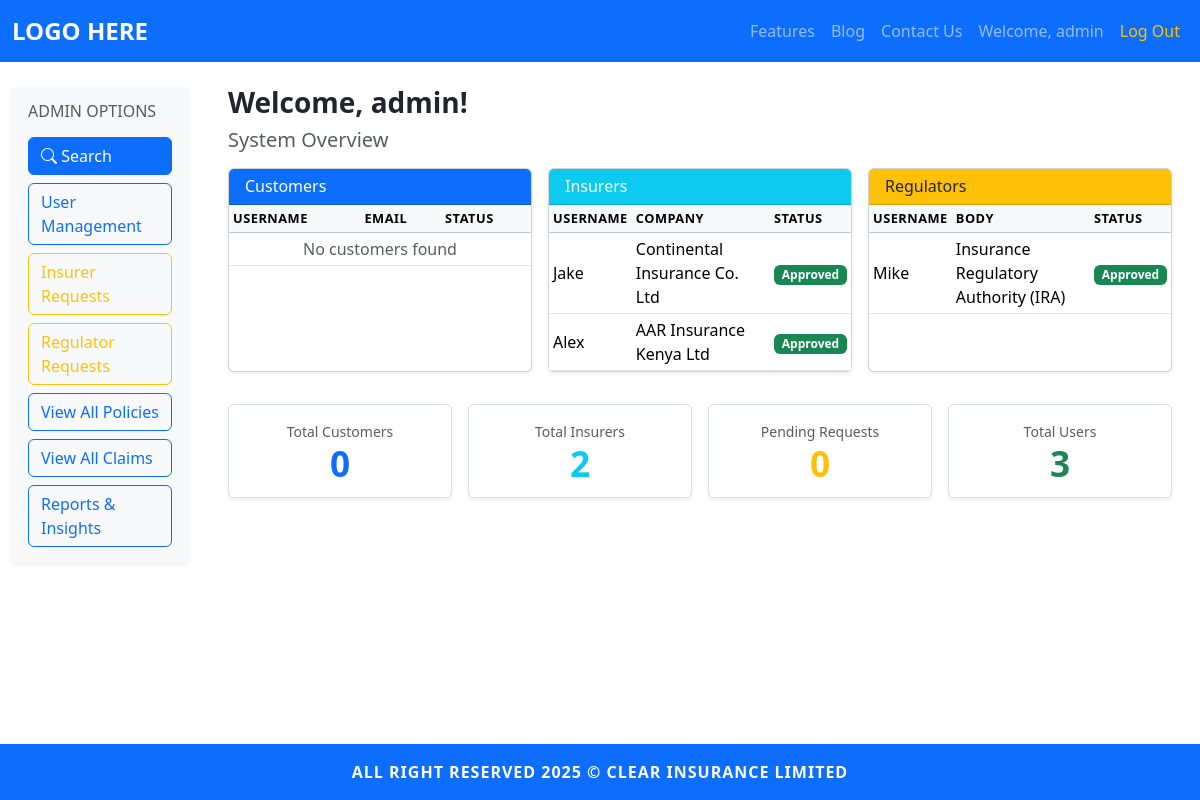
/admin/dashboard (signed in), run on an earlier commit of the app's database.
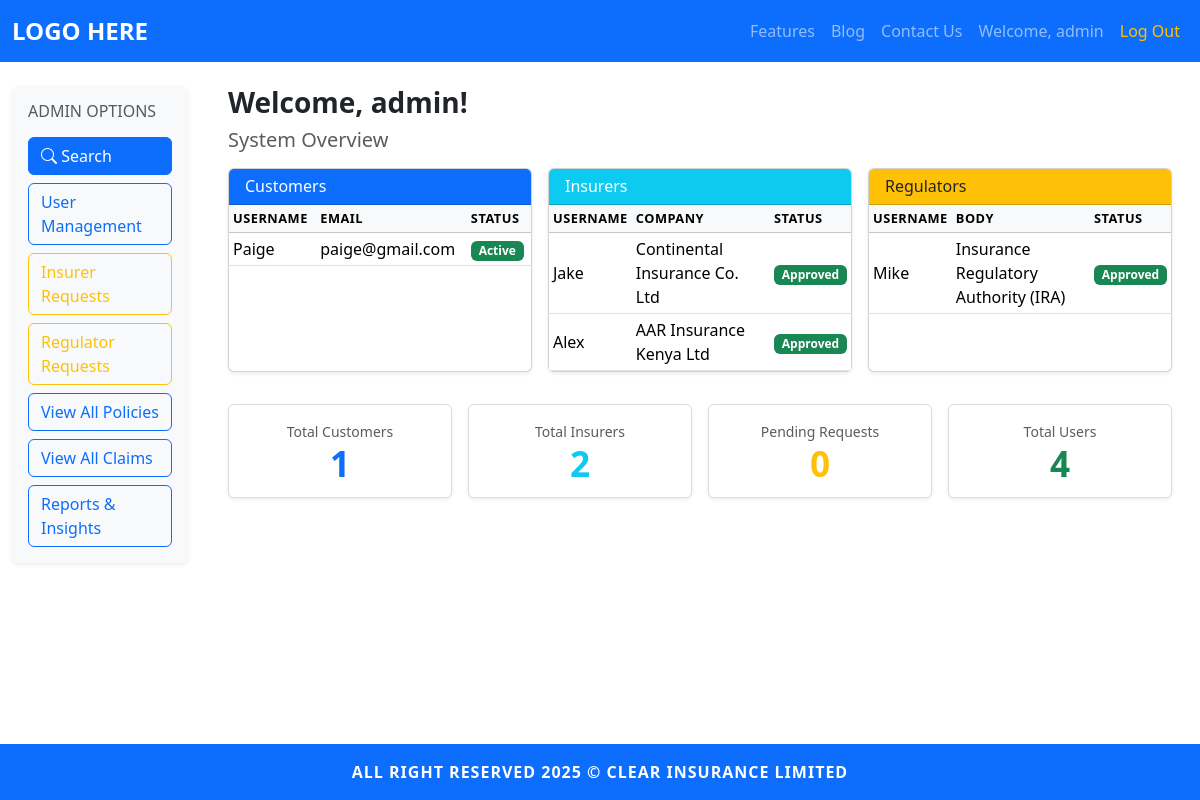
And on a later commit of the database.
### models.py (models this page shows, shortened)
class Insurer(UserMixin, db.Model):
	id = db.Column(db.Integer, primary_key=True)
	username = db.Column(db.String(150), unique=True, nullable=False)
	email = db.Column(db.String(150), unique=True, nullable=False)
	password = db.Column(db.String(256), nullable=False)
	staff_id = db.Column(db.String(50), unique=True, nullable=True)
	insurance_company_id = db.Column(db.Integer, db.ForeignKey('insurance_company.id'), nullable=True)
	is_approved = db.Column(db.Boolean, default=False, nullable=False)
	is_active = db.Column(db.Boolean, default=True, nullable=False)
	approval_date = db.Column(db.DateTime, nullable=True)

class InsuranceCompany(db.Model):
	id = db.Column(db.Integer, primary_key=True)
	name = db.Column(db.String(200), unique=True, nullable=False)
	is_active = db.Column(db.Boolean, default=True, nullable=False)
	insurers = db.relationship('Insurer', backref='company', lazy=True)

class Regulator(UserMixin, db.Model):
	id = db.Column(db.Integer, primary_key=True)
	username = db.Column(db.String(150), unique=True, nullable=False)
	email = db.Column(db.String(150), unique=True, nullable=False)
	password = db.Column(db.String(256), nullable=False)
	staff_id = db.Column(db.String(50), unique=True, nullable=True)
	regulatory_body_id = db.Column(db.Integer, db.ForeignKey('regulatory_body.id'), nullable=True)
	is_approved = db.Column(db.Boolean, default=False, nullable=False)
	is_active = db.Column(db.Boolean, default=True, nullable=False)
	approval_date = db.Column(db.DateTime, nullable=True)

class RegulatoryBody(db.Model):
	id = db.Column(db.Integer, primary_key=True)
	name = db.Column(db.String(200), unique=True, nullable=False)
	is_active = db.Column(db.Boolean, default=True, nullable=False)
	regulators = db.relationship('Regulator', backref='regulatory_body', lazy=True)

class Customer(UserMixin, db.Model):
	id = db.Column(db.Integer, primary_key=True)
	username = db.Column(db.String(150), unique=True, nullable=False)
	email = db.Column(db.String(150), unique=True, nullable=False)
	password = db.Column(db.String(256), nullable=False)
	is_active = db.Column(db.Boolean, default=True, nullable=False)

### app.py (the view)
@app.route('/admin/dashboard')
@login_required
@admin_required
def admin_dashboard():
	customers = Customer.query.all()
	insurers = Insurer.query.all()
	regulators = Regulator.query.all()
	pending_insurer_count = InsurerRequest.query.filter_by(status='pending').count()
	pending_regulator_count = RegulatorRequest.query.filter_by(status='pending').count()
	return render_template('admin/admindashboard.html',
						   customers=customers,
						   insurers=insurers,
						   regulators=regulators,
						   pending_count=pending_insurer_count,
						   pending_regulator_count=pending_regulator_count)

### app.py (called while the page is built)
@login_manager.user_loader
def load_user(user_id):
	if '_' not in user_id:
		return None
	user_type, user_pk = user_id.split('_', 1)
	model_map = {
		'admin': Admin,
		'customer': Customer,
		'insurer': Insurer,
		'regulator': Regulator
	}
	model = model_map.get(user_type)
	if model:
		return model.query.get(int(user_pk))
	return None

### templates/admin/admindashboard.html (shortened to what the changed rows need)
{% extends 'base.html' %}
{% block content %}
<div class="container-fluid py-4">
	<div class="row">
		<main class="col-12 col-md-9 col-lg-10">
			<div class="px-2 px-md-3">
				<div class="row g-3">
					<div class="col-12 col-lg-4">
						<div class="card shadow-sm h-100">
							<div class="card-body p-0">
								<div class="table-responsive">
									<table class="table table-sm table-hover mb-0 align-middle">
										<thead class="table-light">
											<tr>
												<th>Username</th>
												<th>Email</th>
												<th>Status</th>
											</tr>
										</thead>
										<tbody>
											{% for customer in customers %}
											<tr>
												<td>{{ customer.username }}</td>
												<td>{{ customer.email }}</td>
												<td><span class="badge bg-success">Active</span></td>
											</tr>
											{% else %}
											<tr>
												<td colspan="3" class="text-center text-muted">No customers found</td>
											</tr>
											{% endfor %}
										</tbody>
									</table>
								</div>
							</div>
						</div>
					</div>
					<div class="col-12 col-lg-4">
						<div class="card shadow-sm h-100">
							<div class="card-body p-0">
								<div class="table-responsive">
									<table class="table table-sm table-hover mb-0 align-middle">
										<thead class="table-light">
											<tr>
												<th>Username</th>
												<th>Company</th>
												<th>Status</th>
											</tr>
										</thead>
										<tbody>
											{% for insurer in insurers[:5] %}
											<tr>
												<td>{{ insurer.username }}</td>
												<td>{{ insurer.company.name if insurer.company else 'N/A' }}</td>
												<td>
													{% if insurer.is_approved %}
														<span class="badge bg-success">Approved</span>
													{% else %}
														<span class="badge bg-warning">Pending</span>
													{% endif %}
												</td>
											</tr>
											{% else %}
											<tr>
												<td colspan="3" class="text-center text-muted">No insurers found</td>
											</tr>
											{% endfor %}
										</tbody>
									</table>
								</div>
							</div>
						</div>
					</div>
					<div class="col-12 col-lg-4">
						<div class="card shadow-sm h-100">
							<div class="card-body p-0">
								<div class="table-responsive">
									<table class="table table-sm table-hover mb-0 align-middle">
										<thead class="table-light">
											<tr>
												<th>Username</th>
												<th>Body</th>
												<th>Status</th>
											</tr>
										</thead>
										<tbody>
											{% for regulator in regulators[:5] %}
											<tr>
												<td>{{ regulator.username }}</td>
												<td>{{ regulator.regulatory_body.name if regulator.regulatory_body else 'N/A' }}</td>
												<td>
													{% if regulator.is_approved %}
														<span class="badge bg-success">Approved</span>
													{% else %}
														<span class="badge bg-warning">Pending</span>
													{% endif %}
												</td>
											</tr>
											{% else %}
											<tr>
												<td colspan="3" class="text-center text-muted">No regulators found</td>
											</tr>
											{% endfor %}
										</tbody>
									</table>
								</div>
							</div>
						</div>
					</div>
				</div>
				<div class="row g-3 mt-3">
					<div class="col-6 col-md-3">
						<div class="metric-card text-center shadow-sm p-3 bg-white rounded h-100">
							<p class="text-muted mb-1 small">Total Customers</p>
							<p class="metric-value text-primary mb-0">{{ customers|length }}</p>
						</div>
					</div>
					<div class="col-6 col-md-3">
						<div class="metric-card text-center shadow-sm p-3 bg-white rounded h-100">
							<p class="text-muted mb-1 small">Total Users</p>
							<p class="metric-value text-success mb-0">{{ customers|length + insurers|length + regulators|length }}</p>
						</div>
					</div>
				</div>
			</div>
		</main>
	</div>
</div>
{% endblock %}

What changed in the data, as far as the page shows it:
added Customer: username "Paige", email "paige@gmail.com"
Also different on the page:
{{ customers|length }}: "0" → "1"
{{ customers|length + insurers|length + regulators|length }}: "3" → "4"
text no longer shown: "No customers found"
